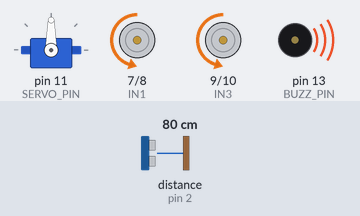
Recording of a sketch running on a simulated Arduino Uno, built with avr-gcc and run on an emulated ATmega328P. Parts: servo, motor-driver pin pairs drawn as motors (green arrow = first pin HIGH = forward, orange = second pin HIGH = backward, longer = more drive, scaled by the enable pin), buzzer (waves = sounding, pin HIGH). Wiring (inferred from the names in the program): ultrasonic range finder: trigger pin 3; echo pin 2. The test bench sets the inputs (shaded band); at power-on: distance to the obstacle (sensor on pin 2) 80 cm. The echo pulse lasts 58.3 µs per cm; pins used as bus, display or sensor lines are not drawn; what the sketch prints to the serial monitor is not drawn.

Above: at 3.2 s.
3.3 s: distance to the obstacle (sensor on pin 2) set to 2 cm
At 4.1 s:
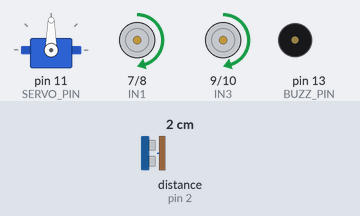
4.8 s: distance to the obstacle (sensor on pin 2) set to 18 cm
At 5.3 s:
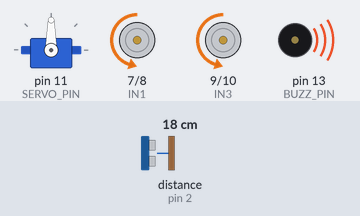
6.3 s: distance to the obstacle (sensor on pin 2) set to 4 cm
At 7.6 s:
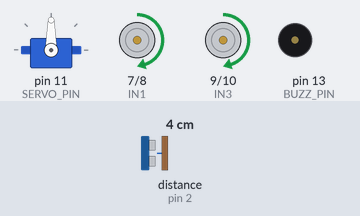
Timing chart, 0 to 9.3 s (numbered marks = the images above; inputs shaded):
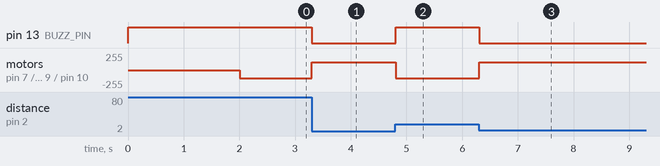

The sketch:

lesson4.ino
```cpp
#include <Servo.h>
#define SERVO_PIN   11	//servo to D11
#define LPT 2
#define BUZZ_PIN	13	//buzzer to D13

#define IN1  7    //Right motor(K1/K2) direction Pin 7
#define IN2  8    //Right motor(K1/K2) direction Pin 8
#define IN3  9    //Left motor(K3/K4) direction Pin 9
#define IN4  10   //Left motor(K3/K4) direction Pin 10
#define ENA  5    //D5 connect to ENA PWM speed pin for Right motor(K1/K2)
#define ENB  6    //D6 connect to ENB PWM speed pin for Left motor(K3/K4)

#define Echo_PIN    2 	// Ultrasonic Echo pin connect to D2
#define Trig_PIN    3  	// Ultrasonic Trig pin connect to D3

#define TURN_TIME  50
#define FAST_SPEED  200
#define SPEED  120
#define TURN_SPEED  200
#define BACK_SPEED1  220
#define BACK_SPEED2  90
#define MOVE_TIME  50


const int distancelimit = 8; //distance limit for obstacles in front
int distance;
int numcycles = 0;
Servo head;

void go_Advance()  //motor rotate clockwise -->robot go ahead
{
  digitalWrite(IN4,HIGH);
  digitalWrite(IN3,LOW);
  digitalWrite(IN2,HIGH );
  digitalWrite(IN1,LOW);
    set_Motorspeed(SPEED,SPEED);
}
void go_Back() //motor rotate counterclockwise -->robot go back
{
  digitalWrite(IN4,LOW);
  digitalWrite(IN3,HIGH);
  digitalWrite(IN2,LOW);
  digitalWrite(IN1,HIGH);
  set_Motorspeed(SPEED,SPEED);
}
void stop_Stop() //motor brake -->robot stop
{
  digitalWrite(IN1, LOW);
  digitalWrite(IN2, LOW);
  digitalWrite(IN3, LOW);
  digitalWrite(IN4,LOW);
  set_Motorspeed(0,0);
}

/*set motor speed */
void set_Motorspeed(int lspeed,int rspeed) //change motor speed
{
  analogWrite(ENB,lspeed);//lspeed:0-255
  analogWrite(ENA,rspeed);//rspeed:0-255
}


int watch(){
  long echo_distance;
  digitalWrite(Trig_PIN,LOW);
  delayMicroseconds(5);
  digitalWrite(Trig_PIN,HIGH);
  delayMicroseconds(15);
  digitalWrite(Trig_PIN,LOW);
  echo_distance=pulseIn(Echo_PIN,HIGH);
  echo_distance=echo_distance*0.01657; //how far away is the object in cm

  return round(echo_distance);
}


void setup() {
  /******L298N******/
  pinMode(IN1, OUTPUT);
  pinMode(IN2, OUTPUT);
  pinMode(IN3, OUTPUT);
  pinMode(IN4, OUTPUT);
  pinMode(ENA, OUTPUT);
  pinMode(ENB, OUTPUT);

  stop_Stop();//stop move
  /*init HC-SR04*/
  pinMode(Trig_PIN, OUTPUT);
  pinMode(Echo_PIN,INPUT);
  /*init buzzer*/
  pinMode(BUZZ_PIN, OUTPUT);
  digitalWrite(BUZZ_PIN, HIGH);

  digitalWrite(Trig_PIN,LOW);
  /*init servo*/
  head.attach(SERVO_PIN);
  head.write(90);
   delay(2000);
  Serial.begin(9600);

}


void loop(){
  int dist=watch();
   Serial.println(dist);
if (dist<distancelimit) {
 digitalWrite(BUZZ_PIN, LOW);
  go_Back();

  }
  else
  { digitalWrite(BUZZ_PIN, HIGH);
    if ( dist> distancelimit && dist <100 )
     go_Advance();
    else  stop_Stop() ;
  }
}
```

Measured:
- after the input at 3.3 s, pin 13 (BUZZ_PIN): HIGH → LOW at once; motor on pin 7 (IN1) / pin 8 (IN2), motor on pin 9 (IN3) / pin 10 (IN4): backward 120/255 → forward 120/255 at once
- after the input at 4.8 s, pin 13 (BUZZ_PIN): LOW → HIGH at once; motor on pin 7 (IN1) / pin 8 (IN2), motor on pin 9 (IN3) / pin 10 (IN4): forward 120/255 → backward 120/255 at once
- after the input at 6.3 s, pin 13 (BUZZ_PIN): HIGH → LOW at once; motor on pin 7 (IN1) / pin 8 (IN2), motor on pin 9 (IN3) / pin 10 (IN4): backward 120/255 → forward 120/255 at once
